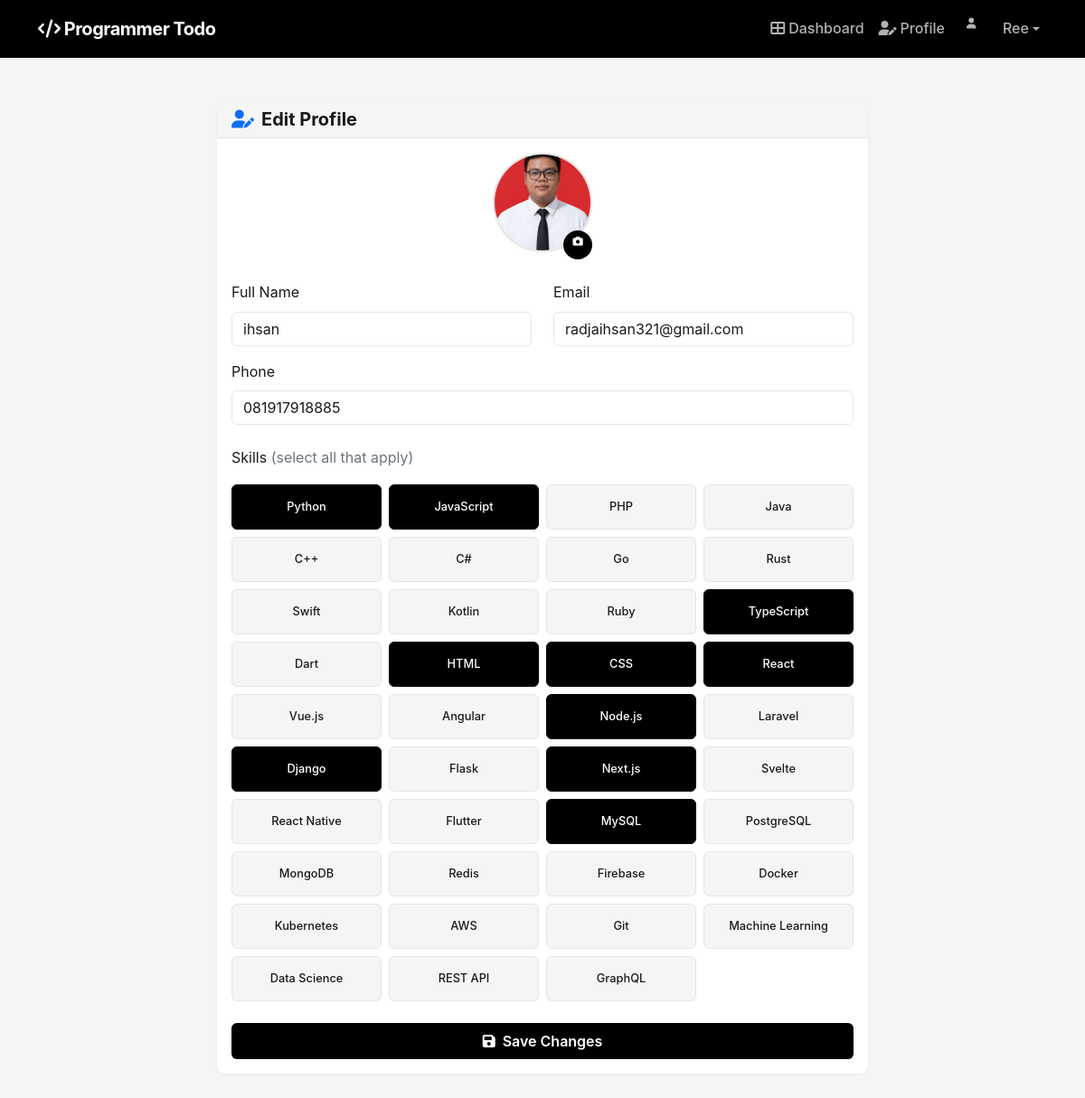
The app's page /profile/edit/ (signed in) with its own data.
### main/models.py (models this page shows, shortened)
class ProgrammerProfile(models.Model):
    SKILL_CHOICES = [
        ('python', 'Python'), ('javascript', 'JavaScript'), ('php', 'PHP'),
        ('java', 'Java'), ('cpp', 'C++'), ('csharp', 'C#'), ('go', 'Go'),
        ('rust', 'Rust'), ('swift', 'Swift'), ('kotlin', 'Kotlin'),
        ('ruby', 'Ruby'), ('typescript', 'TypeScript'), ('dart', 'Dart'),
        ('html', 'HTML'), ('css', 'CSS'), ('react', 'React'), ('vue', 'Vue.js'),
        ('angular', 'Angular'), ('nodejs', 'Node.js'), ('laravel', 'Laravel'),
        ('django', 'Django'), ('flask', 'Flask'), ('nextjs', 'Next.js'),
        ('svelte', 'Svelte'),
        ('react_native', 'React Native'), ('flutter', 'Flutter'),
        ('mysql', 'MySQL'), ('postgresql', 'PostgreSQL'), ('mongodb', 'MongoDB'),
        ('redis', 'Redis'), ('firebase', 'Firebase'),
        ('docker', 'Docker'), ('kubernetes', 'Kubernetes'), ('aws', 'AWS'),
        ('git', 'Git'),
        ('machine_learning', 'Machine Learning'), ('data_science', 'Data Science'),
        ('rest_api', 'REST API'), ('graphql', 'GraphQL'),
    ]
    user = models.OneToOneField(User, on_delete=models.CASCADE)
    full_name = models.CharField(max_length=200)
    email = models.EmailField()
    phone = models.CharField(max_length=20, blank=True)
    skills = models.JSONField(default=list, help_text="Selected programming skills")
    is_available = models.BooleanField(default=True)
    profile_picture = models.ImageField(upload_to='profiles/', blank=True, null=True)
    created_at = models.DateTimeField(auto_now_add=True)
    updated_at = models.DateTimeField(auto_now=True)

### main/views.py (the view)
# urls.py: path('profile/edit/', views.profile_edit, name='profile_edit'),
@login_required
def profile_edit(request):
    profile = get_object_or_404(ProgrammerProfile, user=request.user)
    if request.method == 'POST':
        form = ProfileUpdateForm(request.POST, request.FILES, instance=profile)
        if form.is_valid():
            form.save()
            messages.success(request, 'Profile updated successfully!')
            return redirect('dashboard')
    else:
        form = ProfileUpdateForm(instance=profile)
    return render(request, 'profile.html', {'form': form, 'profile': profile})

### main/forms.py
class ProfileUpdateForm(forms.ModelForm):
    class Meta:
        model = ProgrammerProfile
        fields = ['full_name', 'email', 'phone', 'skills', 'profile_picture']
        widgets = {
            'skills': forms.CheckboxSelectMultiple(
                choices=ProgrammerProfile.SKILL_CHOICES
            ),
        }

### templates/profile.html (shortened to what this page needs)
{% extends 'base.html' %}
{% block content %}
<div class="container py-4 fade-in">
    <div class="row justify-content-center">
        <div class="col-md-8">
            <div class="card border-0">
                <div class="card-header">
                    <h5 class="mb-0 fw-bold"><i class="fas fa-user-edit me-2 text-primary"></i>Edit Profile</h5>
                </div>
                <div class="card-body">
                    <form method="post" enctype="multipart/form-data">
                        <div class="text-center mb-4">
                            <div class="position-relative d-inline-block">
                                {% if profile.profile_picture %}
                                <img src="{{ profile.profile_picture.url }}" class="rounded-circle profile-pic mb-2" width="110" height="110">
                                {% else %}
                                <div class="rounded-circle d-flex align-items-center justify-content-center mx-auto mb-2" style="width: 110px; height: 110px; background: linear-gradient(135deg, var(--primary), var(--violet));">
                                    <i class="fas fa-user fa-3x text-white"></i>
                                </div>
                                {% endif %}
                                <label for="profile-pic-input" class="position-absolute bottom-0 end-0 btn btn-sm btn-primary rounded-circle" style="width:32px;height:32px;padding:0;cursor:pointer;" title="Change photo">
                                    <i class="fas fa-camera" style="font-size:0.7rem;"></i>
                                </label>
                            </div>
                        </div>
                        <div class="row">
                            <div class="col-md-6 mb-3">
                                <label class="form-label">Full Name</label>
                                <input type="text" name="full_name" class="form-control" value="{{ profile.full_name }}">
                            </div>
                            <div class="col-md-6 mb-3">
                                <label class="form-label">Email</label>
                                <input type="email" name="email" class="form-control" value="{{ profile.email }}">
                            </div>
                        </div>
                        <div class="mb-4">
                            <label class="form-label">Phone</label>
                            <input type="text" name="phone" class="form-control" value="{{ profile.phone }}">
                        </div>
                        <div class="mb-4">
                            <label class="form-label mb-3">Skills <span class="text-muted fw-normal">(select all that apply)</span></label>
                            <div class="row g-2">
                                {% for code, name in profile.SKILL_CHOICES %}
                                <div class="col-4 col-md-3">
                                    <label class="skill-card position-relative">
                                        <span class="skill-label">{{ name }}</span>
                                    </label>
                                </div>
                                {% endfor %}
                            </div>
                        </div>
                        <button type="submit" class="btn btn-primary w-100 py-2">
                            <i class="fas fa-save me-2"></i>Save Changes
                        </button>
                    </form>
                </div>
            </div>
        </div>
    </div>
</div>
{% endblock %}

### templates/base.html (shortened to what this page needs)
<!DOCTYPE html>
<html lang="en">
<head>
    <link href="https://cdn.jsdelivr.net/npm/bootstrap@5.1.3/dist/css/bootstrap.min.css" rel="stylesheet">
    <link href="https://cdnjs.cloudflare.com/ajax/libs/font-awesome/6.0.0/css/all.min.css" rel="stylesheet">
    {% load static %}
    <link href="{% static 'css/style.css' %}?v=2" rel="stylesheet">
</head>
<body>
    <nav class="navbar navbar-expand-lg navbar-dark">
        <div class="container">
            <a class="navbar-brand" href="{% url 'dashboard' %}">
                <i class="fas fa-code"></i> Programmer Todo
            </a>
            {% if user.is_authenticated %}
            <div class="collapse navbar-collapse" id="navbarNav">
                <ul class="navbar-nav ms-auto align-items-center">
                    <li class="nav-item">
                        <a class="nav-link" href="{% url 'dashboard' %}">
                            <i class="fas fa-th-large me-1"></i>Dashboard
                        </a>
                    </li>
                    {% if user.is_staff %}
                    <li class="nav-item">
                        <a class="nav-link" href="{% url 'admin_dashboard' %}">
                            <i class="fas fa-shield-alt me-1"></i>Admin Panel
                        </a>
                    </li>
                    {% else %}
                    <li class="nav-item">
                        <a class="nav-link" href="{% url 'profile_edit' %}">
                            <i class="fas fa-user-edit me-1"></i>Profile
                        </a>
                    </li>
                    {% endif %}
                    <li class="nav-item dropdown ms-2">
                        <a class="nav-link dropdown-toggle d-flex align-items-center" href="#" role="button" data-bs-toggle="dropdown">
                            <span class="icon-circle primary me-2" style="width:32px;height:32px;font-size:0.75rem;">
                                <i class="fas fa-user"></i>
                            </span>
                            {{ user.username }}
                        </a>
                    </li>
                </ul>
            </div>
            {% endif %}
        </div>
    </nav>
    <main class="container mt-4 pb-5">
        {% block content %}
        {% endblock %}
    </main>
    {% load static %}
</body>
</html>

### static/css/style.css (style rules this page uses)
:root { --white: #FFFFFF; --bg: #F5F5F5; --card: #FFFFFF; --text: #1A1A1A; --text-secondary: #737373; --text-muted: #A3A3A3; --border: #E5E5E5; --active: #000000; --hover-bg: #EEEEEE; --shadow: rgba(0, 0, 0, 0.06); }
body { font-family: -apple-system, BlinkMacSystemFont, 'Segoe UI', Roboto, Oxygen, Ubuntu, sans-serif; background-color: var(--bg); color: var(--text); line-height: 1.6; }
.navbar { background: var(--active) !important; box-shadow: 0 1px 3px var(--shadow); }
.navbar-brand { font-weight: 700; color: var(--white) !important; letter-spacing: -0.5px; }
.nav-link { color: rgba(255,255,255,0.7) !important; font-weight: 500; transition: color 0.2s; }
.btn-primary { background: var(--active); border: none; border-radius: 6px; font-weight: 600; color: var(--white); transition: all 0.2s ease; }
.card { border: 1px solid var(--border); border-radius: 8px; box-shadow: 0 1px 3px var(--shadow); transition: all 0.2s ease; background: var(--card); }
.card-header { background: var(--bg) !important; border-bottom: 1px solid var(--border); font-weight: 600; }
.form-control, .form-select { border-radius: 6px; border: 1px solid var(--border); transition: all 0.2s ease; color: var(--text); }
.skill-card { background: var(--bg); border: 1px solid var(--border); border-radius: 6px; padding: 10px; cursor: pointer; transition: all 0.2s ease; text-align: center; height: 50px; display: flex; align-items: center; justify-content: center; }
.skill-card:has(.skill-checkbox:checked) { border-color: var(--active); background: var(--active); color: var(--white); }
.skill-label { font-size: 0.8rem; font-weight: 500; margin: 0; pointer-events: none; }
.profile-pic { object-fit: cover; border: 2px solid var(--border); transition: all 0.2s ease; }
.fade-in { animation: fadeIn 0.4s ease-out; }

### records on screen
ProgrammerProfile: profile_picture (picture), full_name "ihsan", email "radjaihsan321@gmail.com", phone "081917918885"

### other values on screen
{{ user.username }} "Ree"
{{ name }} "Python" "JavaScript" "PHP" "Java" "C++" "C#" "Go" "Rust" "Swift" "Kotlin" "Ruby" "TypeScript" "Dart" "HTML" "CSS" "React" "Vue.js" "Angular" "Node.js" "Laravel" "Django" "Flask" "Next.js" "Svelte" "React Native" "Flutter" "MySQL" "PostgreSQL" "MongoDB" "Redis" "Firebase" "Docker" "Kubernetes" "AWS" "Git" "Machine Learning" "Data Science" "REST API" "GraphQL"
